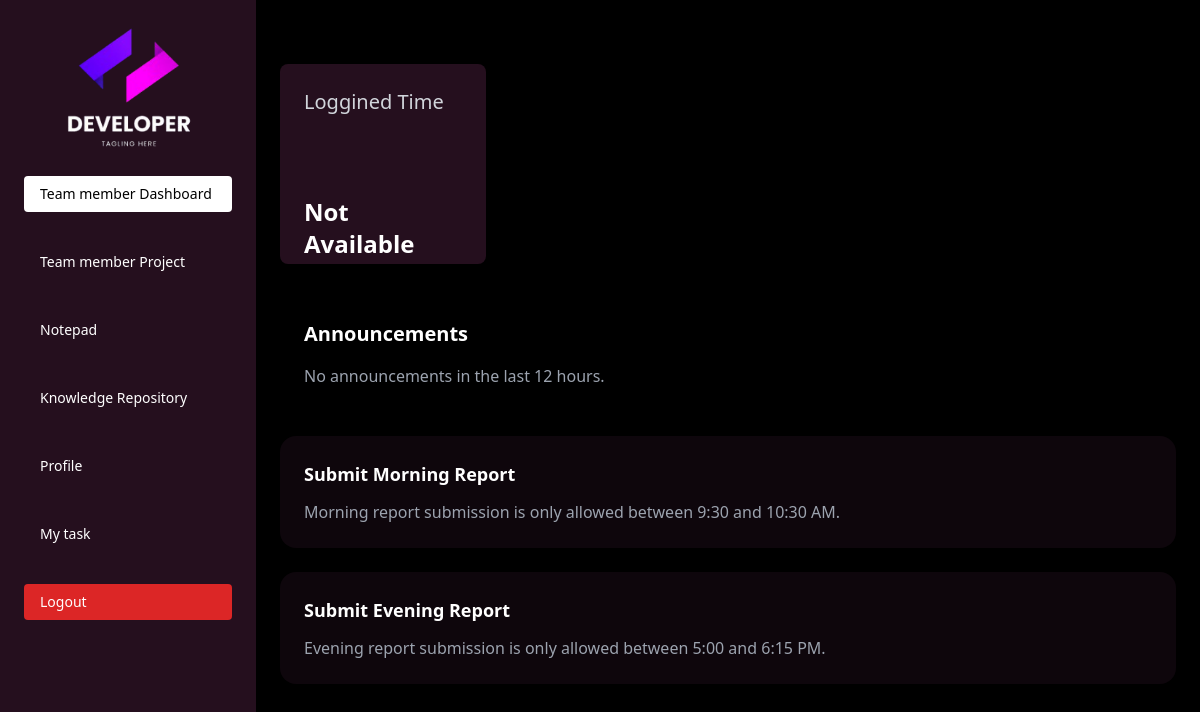
Page /teammember/dashboard/ (signed in) on the earlier database version.
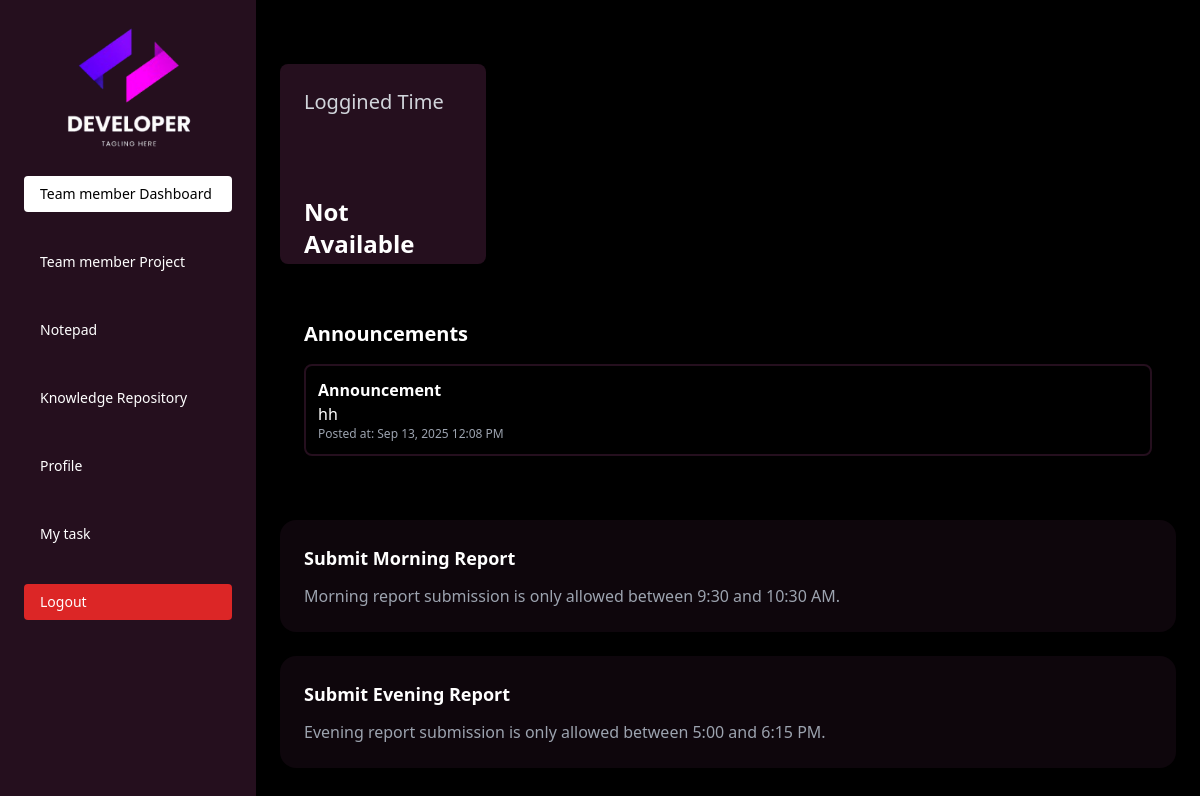
Same page on the later database version.
### monitoringapp/models.py (models this page shows, shortened)
class Announcement(models.Model):
    title = models.CharField(max_length=200)
    message = models.TextField()
    created_at = models.DateTimeField(auto_now_add=True)
    updated_at = models.DateTimeField(auto_now=True)
    created_by = models.ForeignKey(User, on_delete=models.CASCADE)
    is_active = models.BooleanField(default=True)
    class Meta:
        ordering = ['-created_at']

### monitoringapp/views.py (the view, shortened to what this page needs)
# urls.py: path('teammember/dashboard/', views.teammember_dashboard, name='teammember_dashboard'),
def teammember_dashboard(request):
    team_member = User.objects.get(id=request.session['user_id'])
    team_name = team_member.team
    login_time_str = request.session.get('login_time')
    login_time = parse_datetime(login_time_str) if login_time_str else None
    if login_time:
        if is_naive(login_time):
            login_time = make_aware(login_time)
        login_time = localtime(login_time)  # ✅ converts to IST if TIME_ZONE = "Asia/Kolkata"
    cutoff = timezone.now() - timedelta(hours=12)
    announcements = Announcement.objects.filter(
        created_by__team=team_name,
        created_at__gte=cutoff
    ).order_by('-created_at')
    morning_start, morning_end = time(9, 30), time(10, 30)
    evening_start, evening_end = time(17, 0), time(18, 15)
    return render(request, 'teammember_dashboard.html', {
        'announcements': announcements,
        'morning_allowed': is_within_time_range(morning_start, morning_end),
        'evening_allowed': is_within_time_range(evening_start, evening_end),
        'login_time': login_time,  # ✅ send to template
    })

### monitoringapp/views.py (called while the page is built)
def is_within_time_range(start_time, end_time, now=None):
    now = now or timezone.localtime().time()
    return start_time <= now <= end_time

### monitoringapp/templates/teammember_dashboard.html (shortened to what the changed rows need)
{% load static %}
{% load tz %}
<!DOCTYPE html>
<html lang="en">
<head>
  <script src="https://cdn.tailwindcss.com"></script>
  <link rel="stylesheet" href="{% static 'css/admin.css' %}">
</head>
<body class="bg-black text-white font-sans select-none">
<div class="ml-0 md:ml-64 p-6 mt-10">
  <div class="bg-transparent p-6 rounded-2xl shadow mb-6">
    <h2 class="text-xl font-bold mb-4 text-white">Announcements</h2>
    {% if announcements %}
      {% for ann in announcements %}
        <div class="w-full p-3 rounded-lg border-2 border-[#250f1e] bg-transparent text-white mb-4">
          <p class="font-semibold">{{ ann.title }}</p>
          <p>{{ ann.message }}</p>
          <p class="text-xs text-gray-400">
            Posted at: {{ ann.created_at|localtime|date:"M d, Y h:i A"}}
          </p>
        </div>
      {% endfor %}
    {% else %}
      <p class="text-gray-400">No announcements in the last 12 hours.</p>
    {% endif %}
  </div>
<div class="bg-[#250f1e]/40 p-6 rounded-2xl shadow mb-6">
  <h2 class="text-lg font-semibold mb-3 text-white">Submit Morning Report</h2>
</div>
<div class="bg-[#250f1e]/40 p-6 rounded-2xl shadow mb-6">
  <h2 class="text-lg font-semibold mb-3 text-white">Submit Evening Report</h2>
</div>
</div>
</body>
</html>

Differences in the rows shown:
added Announcement: title "Announcement", message "hh", created_at "Sep 13, 2025 12:08 PM"
Other differences:
text no longer shown: "No announcements in the last 12 hours."
